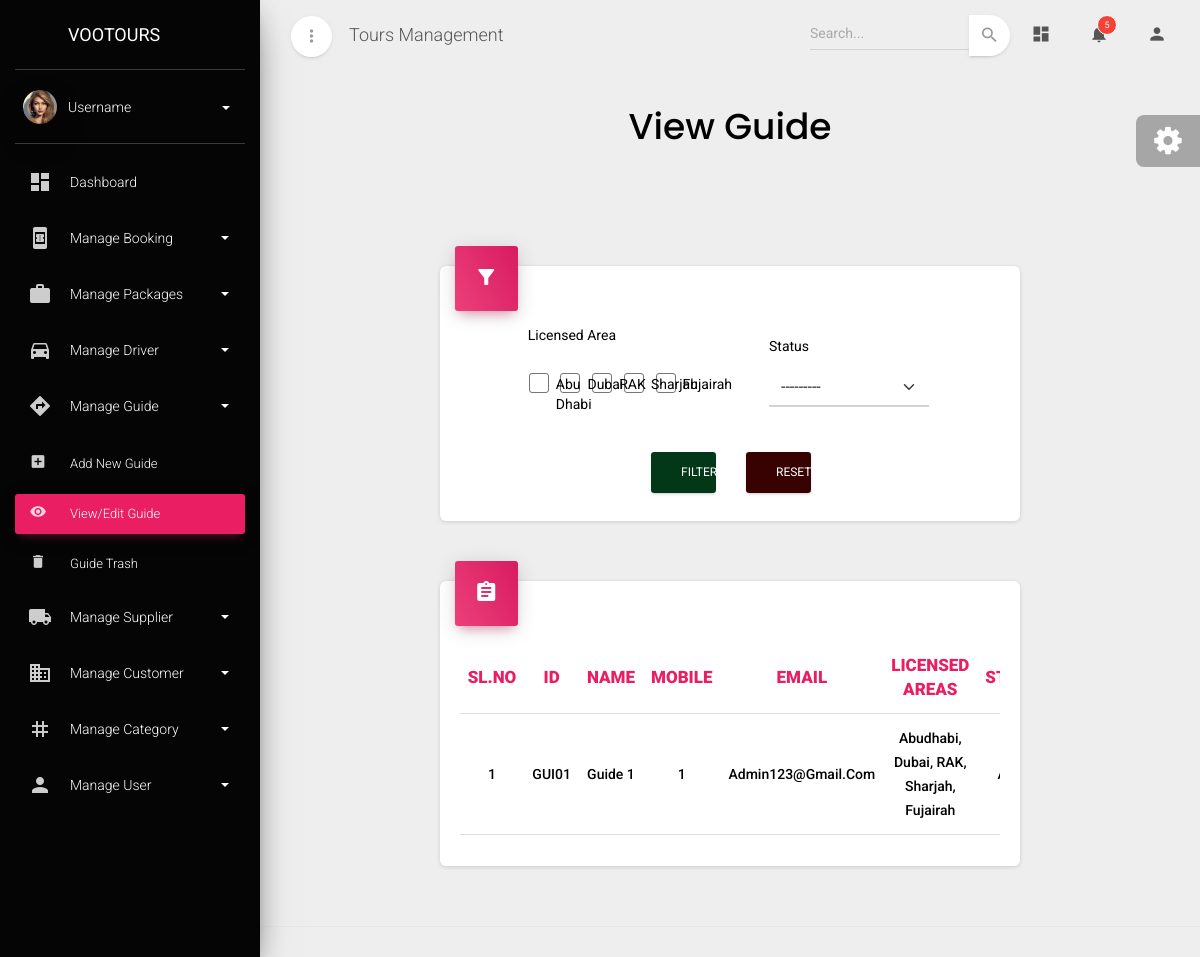
The app's page /viewguide with its own data.
### admin_dashboard/models.py (models this page shows, shortened)
class Status_type(models.Model):
    status=models.CharField(max_length=100,unique=True)
    def __str__(self):
        return self.status

class Guide(models.Model):
    guide_id=models.CharField(max_length=10,primary_key=True,editable=False)
    name=models.CharField(max_length=100)
    abudhabi_license=models.BooleanField(default=True)
    dubai_license=models.BooleanField(default=True)
    rak_license=models.BooleanField(default=True)
    sharjah_license=models.BooleanField(default=True)
    fujairah_license=models.BooleanField(default=True)
    mobile1=models.PositiveIntegerField()
    mobile2=models.PositiveIntegerField()
    whatsapp1=models.PositiveIntegerField()
    whatsapp2=models.PositiveIntegerField()
    email=models.EmailField()
    license_number=models.CharField(max_length=100)
    license_expiry=models.DateField()
    language=models.ManyToManyField(Language)
    passport_number=models.CharField(max_length=100)
    passport_expiry=models.DateField()
    emirates_id_number=models.CharField(max_length=100)
    emirates_id_expiry=models.DateField()
    visa_number=models.CharField(max_length=100)
    visa_expiry=models.DateField()
    license_copy=models.FileField(upload_to='guide_license/')
    passport=models.FileField(upload_to='guide_passport/')
    emirates_id=models.FileField(upload_to='guide_emirates_id/')
    visa=models.FileField(upload_to='guide_visa/')
    photos=models.FileField(upload_to='driver_photos/')
    status=models.ForeignKey(Status_type,on_delete=models.CASCADE)
    is_deleted=models.BooleanField(default=False)

### admin_dashboard/views.py (the view)
# urls.py: path('viewguide',view_guide,name='viewguide'),
def view_guide(request):
    data=Guide.objects.filter(is_deleted=False)
    return render(request,'viewguide.html',{'data':data,'form':Guide_filter_form})

### admin_dashboard/templates/viewguide.html (shortened to what this page needs)
{% extends "base.html" %}
{% block content %}
<div class="content">
  <div class="container-fluid">
    <div class="row text-center">
      <h2
        class="font-weight-bold"
        style="font-family: poppins, serif; color: #000"
      >
        View Guide
      </h2>
    </div>
    <div class="row mt-2">
      <div class="mt-5">
        <div class="row">
          <div class="col-2"></div>
          <div class="col-8">
            <div class="card mt-5">
              <div class="card-header card-header-rose card-header-icon">
                <div class="card-icon">
                  <i class="material-icons">filter_alt</i>
                </div>
              </div>
              <div class="card-body ">
                <form action="" method="get" id="filter-form">
                <div class="row d-flex justify-content-center gap-5">
                  <div class="col-4">
                    <div class="row">
                      <label class="form-check-label text-black mb-4">Licensed Area</label>
                      <div class="col-2">
                        <div class="form-check">
                          <label class="form-check-label text-black">
                              {{ form.abudhabi_license }}  Abu Dhabi<span class="form-check-sign">
                              <span class="check"></span>
                            </span>
                          </label>
                        </div>
                      </div>
                      <div class="col-2">
                        <div class="form-check">
                          <label class="form-check-label text-black">
                              {{ form.dubai_license }}Dubai<span class="form-check-sign">
                              <span class="check"></span>
                            </span>
                          </label>
                        </div>
                      </div>
                      <div class="col-2">
                        <div class="form-check">
                          <label class="form-check-label text-black">
                              {{ form.rak_license }}RAK<span class="form-check-sign">
                              <span class="check"></span>
                            </span>
                          </label>
                        </div>
                      </div>
                      <div class="col-2">
                        <div class="form-check">
                          <label class="form-check-label text-black">
                              {{ form.sharjah_license }}Sharjah<span class="form-check-sign">
                              <span class="check"></span>
                            </span>
                          </label>
                        </div>
                      </div>
                      <div class="col-2">
                        <div class="form-check">
                          <label class="form-check-label text-black">
                              {{ form.fujairah_license }}Fujairah<span class="form-check-sign">
                              <span class="check"></span>
                            </span>
                          </label>
                        </div>
                      </div>
                    </div>
                    </div>
                  <div class="col-4">
                    <div class="form-group">
                      <label for="" class="bmd-label-floating text-black mb-2">Status</label>
                      {{form.status}}
                    </div>
                  </div>
                </div>
                <div class="row mt-4 mb-2  d-flex justify-content-center">
                  <div class="col-2">
                    <button type="submit" class="btn w-100"  style="background-color:#023817;color:white;">Filter</button>
                  </div>
                  <div class="col-2">
                    <button type="reset" class="btn w-100"  style="background-color:#380202;color:white;">Reset</button>
                  </div>
                </div>
                </form>
              </div>
            </div>
          </div>
          <div class="col-2"></div>
        </div>
        <div class="row" id="supplier-allocation-content">
          <div class="col-2"></div>
          <div class="col-lg-8 col-md-12 col-md-12">
            <div class="card">
              <div class="card-header card-header-rose card-header-icon">
                <div class="card-icon">
                  <i class="material-icons">assignment</i>
                </div>
              </div>
              <div class="card-body">
                <div class="table-responsive">
                  <table class="table">
                    <thead>
                      <tr>
                        <th class="text-center  text-rose" style="font-weight: 900;" >SL.NO</th>
                        <th class="text-center  text-rose" style="font-weight: 900;" >ID</th>
                        <th class="text-center  text-rose" style="font-weight: 900;" >NAME</th>
                        <th class="text-center  text-rose" style="font-weight: 900;" >MOBILE</th>
                        <th class="text-center  text-rose" style="font-weight: 900;" >EMAIL</th>
                        <th class="text-center  text-rose" style="font-weight: 900;" >LICENSED AREAS</th>
                        <th class="text-center  text-rose" style="font-weight: 900;" >STATUS</th>
                      </tr>
                    </thead>
                    <tbody>
                      {% for i in data %}
                      <tr>
                        <tr>
                          <td class="text-center" style="font-weight: 500;">{{forloop.counter}}</td>
                          <td class="text-center text-capitalize" style="font-weight: 500;">{{i.guide_id}}</td>
                          <td class="text-center text-capitalize" style="font-weight: 500;">{{i.name}}</td>
                          <td class="text-center text-capitalize" style="font-weight: 500;">{{i.mobile1}}</td>
                          <td class="text-center text-capitalize" style="font-weight: 500;">{{i.email}}</td>
                          <td class="text-center text-capitalize" style="font-weight: 500;">
                            {% if i.abudhabi_license == True %}Abudhabi,{% endif %}
                            {% if i.dubai_license == True %}Dubai,{% endif %}
                            {% if i.rak_license == True %}RAK,{% endif %}
                            {% if i.sharjah_license == True %}Sharjah,{% endif %}
                            {% if i.fujairah_license == True %}Fujairah{% endif %}
                          </td>
                          <td class="text-center text-capitalize" style="font-weight: 500;">{{i.status}}</td>
                      </tr>
                      {% endfor %}
                    </tbody>
                  </table>
                </div>
              </div>
            </div>
          </div>
          <div class="col-2"></div>
        </div>
      </div>
    </div>
  </div>
</div>
{% endblock content %}

### records on screen
Status_type: status "---------"
Guide: guide_id "GUI01", name "Guide 1", mobile1 "1", email "Admin123@gmail.com", abudhabi_license "Abudhabi,", dubai_license "Dubai,", rak_license "RAK,", sharjah_license "Sharjah,", fujairah_license "Fujairah"
